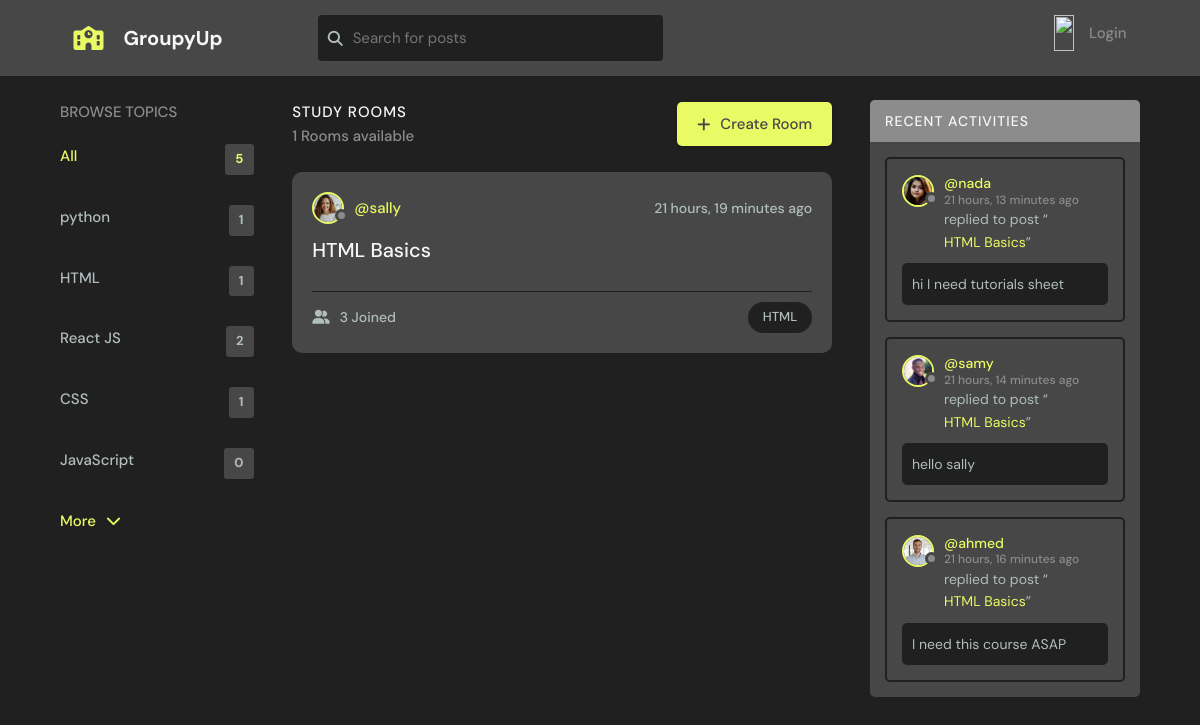
The app's page /?q=HTML with its own data.
### base/models.py (models this page shows, shortened)
class Topic(models.Model):
    name = models.CharField(max_length=200)

class Room(models.Model):
    host = models.ForeignKey(User, on_delete=models.CASCADE, null=True)
    topic = models.ForeignKey(Topic, on_delete=models.CASCADE, null=True)
    name = models.CharField(max_length=200)
    description = models.TextField(null=True, blank=True)
    participants = models.ManyToManyField(
        User, related_name='participants', blank=True)
    updated = models.DateTimeField(auto_now=True)
    created = models.DateTimeField(auto_now_add=True)
    class Meta:
        ordering = ['-updated', '-created']
    def __str__(self):
        return self.name

class User(AbstractUser):
    name = models.CharField(max_length=200, null=True)
    email = models.EmailField(unique=True, null=True)
    bio = models.TextField(null=True)
    avatar = models.ImageField(null=True, default="avatar.svg")
    REQUIRED_FIELDS = []

class Message(models.Model):
    user = models.ForeignKey(User, on_delete=models.CASCADE)
    room = models.ForeignKey(Room, on_delete=models.CASCADE)
    body = models.TextField()
    updated = models.DateTimeField(auto_now=True)
    created = models.DateTimeField(auto_now_add=True)
    class Meta:
        ordering = ['-updated', '-created']

### base/views.py (the view)
# urls.py: path('', views.home, name="home"),
def home(request):
    q = request.GET.get('q') if request.GET.get('q') != None else ''
    rooms = Room.objects.filter(
        Q(topic__name__icontains=q) |
        Q(name__icontains=q) |
        Q(description__icontains=q)
    )
    topics = Topic.objects.all()[0:5]
    room_count = rooms.count()
    room_messages = Message.objects.filter(
        Q(room__topic__name__icontains=q))[0:3]
    context = {'rooms': rooms, 'topics': topics,
                'room_count': room_count, 'room_messages': room_messages}
    return render(request, 'base/home.html', context)

### base/templates/base/home.html (shortened to what this page needs)
{% extends 'base/main.html' %}
{% block content %}
<main class="layout layout--3">
    <div class="container">
    {% include 'base/topics_component.html' %}
    <div class="roomList">
        <div class="roomList__header">
        <div>
            <h2>Study Rooms</h2>
            <p>{{room_count}} Rooms available</p>
        </div>
        <a class="btn btn--main" href="{% url 'create-room' %}">
            <i class="fa-solid fa-plus"></i>
            Create Room
        </a>
        </div>
        {% include 'base/feed_component.html' %}
    </div>
    {% include 'base/activity_component.html' %}
    </div>
</main>
{% endblock %}

### base/templates/base/topics_component.html
<div class="topics">
    <div class="topics__header">
        <h2>Browse Topics</h2>
    </div>
    <ul class="topics__list">
        <li>
            <a href="{% url 'home' %}" class="active">All <span>{{topics.count}}</span></a>
        </li>
        {% for topic in topics %}
        <li>
            <a href="{% url 'home' %}?q={{topic.name}}">{{topic.name}}<span>{{topic.room_set.all.count}}</span></a>
        </li>
        {% endfor %}
    </ul>
    <a class="btn btn--link" href="{% url 'topics' %}">
        More
        <i class="fa-solid fa-chevron-down"></i>
    </a>
</div>

### base/templates/base/feed_component.html
{% for room in rooms %}
<div class="roomListRoom">
    <div class="roomListRoom__header">
        <a href="{% url 'user-profile' room.host.id %}" class="roomListRoom__author">
            <div class="avatar avatar--small">
                <img src="{{room.host.avatar.url}}" />
            </div>
            <span>@{{room.host.username}}</span>
        </a>
        <div class="roomListRoom__actions">
            <span>{{room.created|timesince}} ago</span>
        </div>
    </div>
    <div class="roomListRoom__content">
        <a href="{% url 'room' room.id %}">{{room.name}}</a>
    </div>
    <div class="roomListRoom__meta">
        <a href="{% url 'room' room.id %}" class="roomListRoom__joined">
            <i class="fa-solid fa-user-group"></i>
            {{room.participants.all.count}} Joined
        </a>
        <p class="roomListRoom__topic">{{room.topic.name}}</p>
    </div>
</div>
{% endfor %}

### base/templates/base/activity_component.html (shortened to what this page needs)
<div class="activities">
    <div class="activities__header">
        <h2>Recent Activities</h2>
    </div>
    {% for message in room_messages %}
    <div class="activities__box">
        <div class="activities__boxHeader roomListRoom__header">
            <a href="{% url 'user-profile' message.user.id %}" class="roomListRoom__author">
                <div class="avatar avatar--small">
                    <img src="{{message.user.avatar.url}}" />
                </div>
                <p>
                    @{{message.user.username}}
                    <span>{{message.created|timesince}} ago</span>
                </p>
            </a>
        </div>
        <div class="activities__boxContent">
            <p>replied to post “<a href="{% url 'room' message.room.id %}">{{message.room}}</a>”</p>
            <div class="activities__boxRoomContent">{{message.body}}</div>
        </div>
    </div>
    {% endfor %}
</div>

### records on screen
Topic: name "python", room_set.all.count "1"
Topic: name "HTML", room_set.all.count "1"
Topic: name "React JS", room_set.all.count "2"
Topic: name "CSS", room_set.all.count "1"
Topic: name "JavaScript", room_set.all.count "0"
Room: host.avatar (picture), host.username "sally", created "21 hours, 19 minutes", name "HTML Basics", participants.all.count "3", topic.name "HTML"
Message: user.avatar (picture), user.username "nada", created "21 hours, 13 minutes", room "HTML Basics", body "hi I need tutorials sheet"
Message: user.avatar (picture), user.username "samy", created "21 hours, 14 minutes", room "HTML Basics", body "hello sally"
Message: user.avatar (picture), user.username "ahmed", created "21 hours, 16 minutes", room "HTML Basics", body "I need this course ASAP"

### other values on screen
{{ topics.count }} "5"
{{ room_count }} "1"
